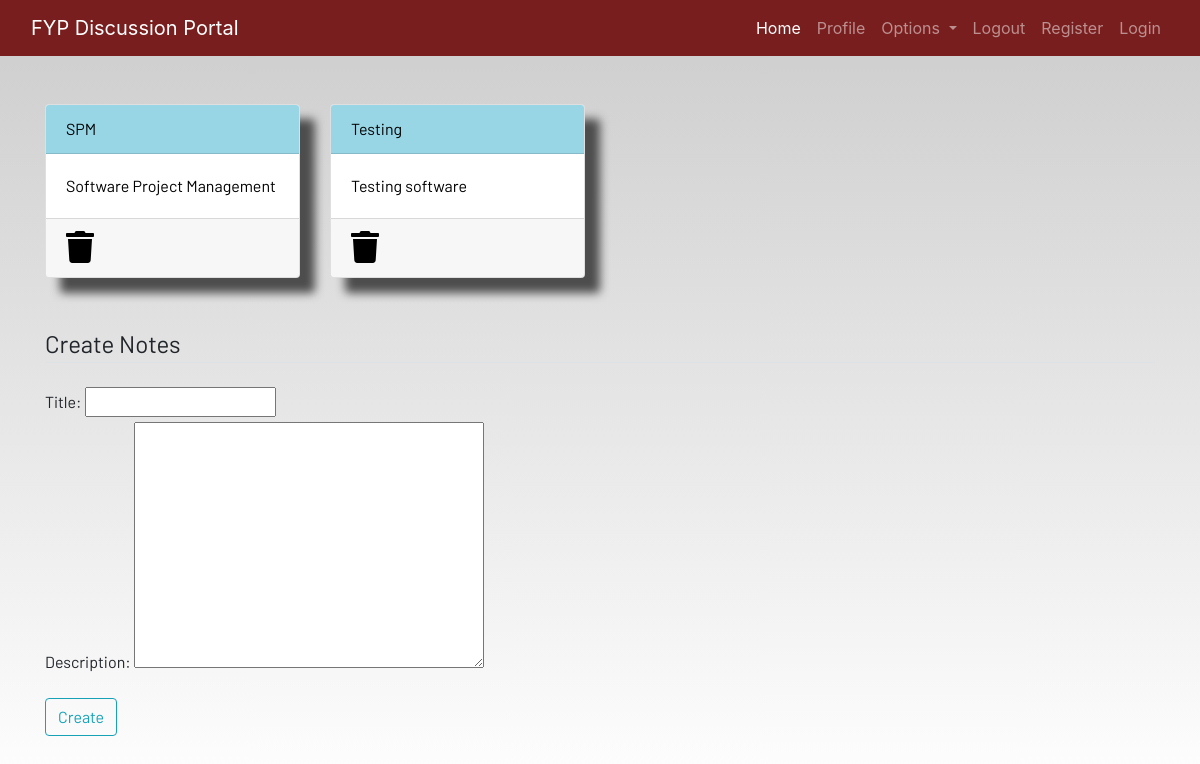
Before: /notes (signed in) with the older database file.
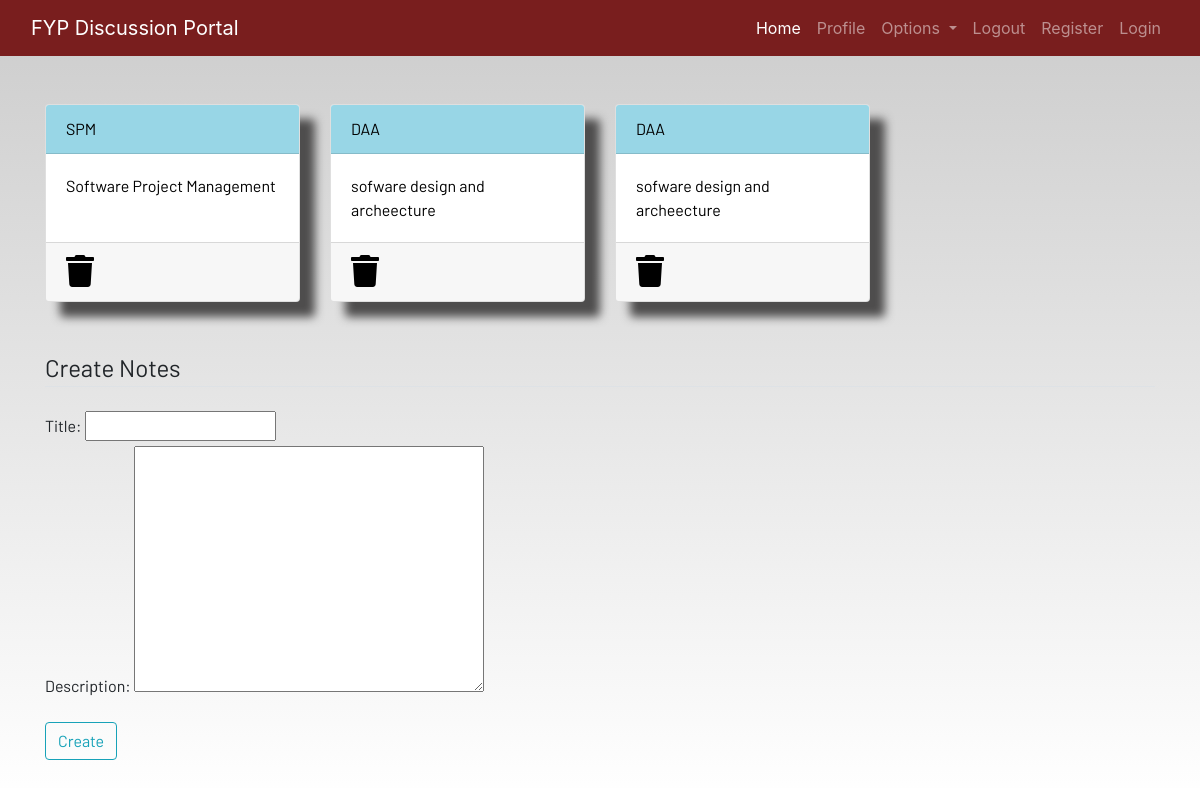
After: the same page with the newer database file.
### dashboard/models.py (models this page shows, shortened)
class Notes(models.Model):
    user=models.ForeignKey(User,on_delete=models.CASCADE)
    title=models.CharField(max_length=200)
    description=models.TextField()
    class Meta:
        verbose_name = "notes"
        verbose_name_plural = "notes"

### dashboard/views.py (the view)
# urls.py: path('notes',views.notes, name="notes"),
def notes(request):
    if request.method=="POST":
        form=NotesForm(request.POST)
        if form.is_valid():
            notes=Notes(user=request.user,title=request.POST['title'],description=request.POST['description'])
            notes.save()
        messages.success(request,f"Notes added from {request.user.username} successfully")
    else:
        form=NotesForm
    notes=Notes.objects.filter(user=request.user)
    context={
        'notes': notes ,'form': form
    }
    return render(request,'dashboard/notes.html',context)

### dashboard/templates/dashboard/notes.html (shortened to what this page needs)
{% extends 'dashboard/base.html' %} {% load static %} {% block content %}
<div class="container">
  <div class="row">
    {% for note in notes %}
    <div class="col-md-3">
      <a href="#">
        <div class="card">
          <div class="card-header">{{note.title}}</div>
          <div class="card-body">{{note.description |slice:"0:100"}}</div>
          <div class="card-footer mt-auto">
            <a href="{% url 'delete_note' note.id %}">
              <i class="fa fa-trash fa-2x"></i
            ></a>
          </div>
        </div>
      </a>
    </div>
    {% endfor %}
    <br /><br />
  </div>
</div>
<br /><br />
<div class="container">
  <form method="POST">
    <fieldset class="form-group">
      {{form}}
      <legend class="border-bottom mb-4">Create Notes</legend>
    </fieldset>
    <div class="form-group">
      <button href="" class="btn btn-outline-info" type="submit">Create</button>
    </div>
  </form>
</div>
{% endblock content %}

### dashboard/templates/dashboard/base.html (shortened to what this page needs)
<!DOCTYPE html>
{% load static %}
<html lang="en">
  <head>
    <link
      rel="stylesheet"
      href="https://stackpath.bootstrapcdn.com/bootstrap/4.3.1/css/bootstrap.min.css"
    />
    <link
      rel="stylesheet"
      href="https://use.fontawesome.com/releases/v5.7.2/css/all.css"
    />
    <link rel="stylesheet" href="{% static 'css/main.css' %}" />
  </head>
  <body>
    <header>
      <nav class="navbar navbar-expand-lg navbar-dark bg-dark">
        <div class="container-fluid">
          <a class="navbar-brand" href="#">FYP Discussion Portal</a>
          <div
            class="collapse navbar-collapse justify-content-end"
            id="navbarSupportedContent"
          >
            <ul class="navbar-nav mb-2 mb-lg-0">
              <li class="nav-item">
                <a class="nav-link active" aria-current="page" href="#">Home</a>
              </li>
              <li class="nav-item">
                <a class="nav-link" href="#">Profile</a>
              </li>
              <li class="nav-item dropdown">
                <a
                  class="nav-link dropdown-toggle"
                  href="#"
                  id="navbarDropdown"
                  role="button"
                  data-toggle="dropdown"
                  aria-haspopup="true"
                  aria-expanded="false"
                >
                  Options
                </a>
              </li>
              <li class="nav-item">
                <a class="nav-link" href="#">Logout</a>
              </li>
              <li class="nav-item">
                <a class="nav-link" href="#">Register</a>
              </li>
              <li class="nav-item">
                <a class="nav-link" href="#">Login</a>
              </li>
            </ul>
          </div>
        </div>
      </nav>
    </header>
    <br /><br />
    <main>
       {% block content %} {% endblock content %}
    </main>
  </body>
</html>

### static/css/main.css (style rules this page uses)
html { scroll-behavior: smooth; height: 100%; width: 100%; }
main { font-family: Barlow, Quicksand, Rubik, sans-serif, serif, "Times New Roman", Times, serif !important; }
.navbar { background-color: rgb(121, 30, 30) !important; }
.card { box-shadow: 15px 15px 10px rgb(78, 77, 77); }
a { text-decoration: none !important; color: black; }
.card-header { color: black !important; background: rgb(152, 214, 230) !important; transition: 0.3s ease-in; }
html, body { max-width: 100%; overflow-x: hidden; height: 100%; width: 100%; }
body { background: linear-gradient(rgba(0, 0, 0, 0.2), rgba(255, 255, 255, 0.5)); overflow-x: hidden; background-repeat: no-repeat; }
.card-header { background-color: rgb(133, 204, 231); }
.col-md-3 .card { width: 100%; height: 100%; }
.fa { color: black; }

Changed rows visible on the page:
removed Notes: title "Testing", description "Testing software"
added Notes: title "DAA", description "sofware design and archeecture"
added Notes: title "DAA", description "sofware design and archeecture"
